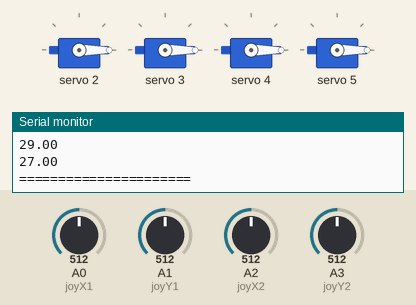
This sketch was run on a simulated Arduino Uno, built with avr-gcc and run on an emulated ATmega328P. Parts: 4 × servo, the last lines printed to the serial monitor. The test bench sets the inputs (shaded band); at power-on: A0 (joyX1) = 512, A1 (joyY1) = 512, A2 (joyX2) = 512, A3 (joyY2) = 512.

Above: at 2.2 s.
2.3 s: A0 (joyX1) set to 992
At 3.55 s:
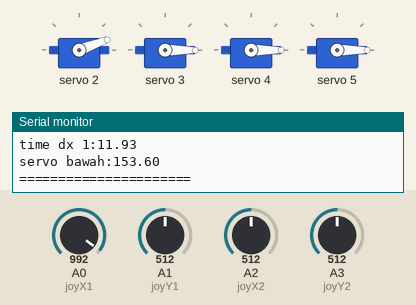
5.3 s: A1 (joyY1) set to 716
At 5.3 s:
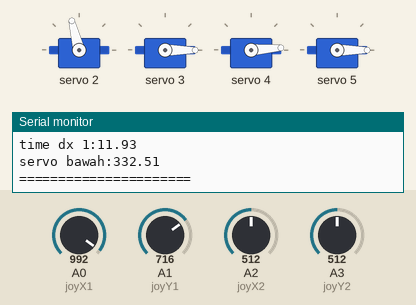
8.3 s: A2 (joyX2) set to 716
11.3 s: A3 (joyY2) set to 716
14.3 s: A1 (joyY1) set to 30
At 15.49 s:
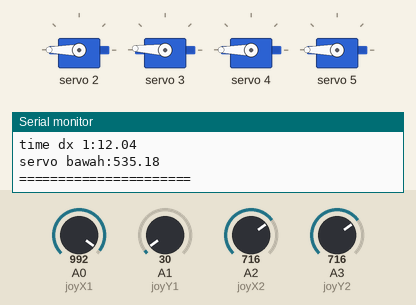
17.3 s: A0 (joyX1) set to 30
At 18.43 s:
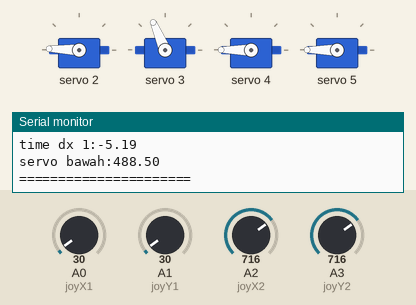
Timing chart, 0 to 23.4 s (numbered marks = the images above; inputs shaded):
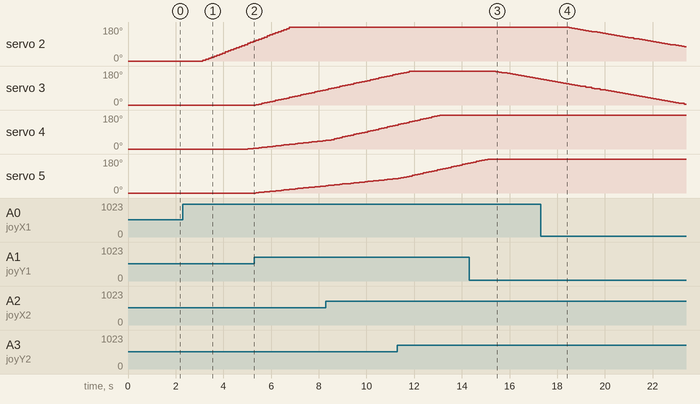

The sketch:

Technoskill.ino
```cpp
#include <Wire.h>
#include <Adafruit_PWMServoDriver.h>

Adafruit_PWMServoDriver driver = Adafruit_PWMServoDriver();

#define servo1 2 // Rotasi Bawah
#define servo2 3 // Capit
#define servo3 4 // Kiri (diliat dari belakang)
#define servo4 5 // Kanan (diliat dari belakang)

unsigned long startTime = millis();
float time_dif = 0;

const int joyX1 = A0;
const int joyY1 = A1;
const int joyX2 = A2;
const int joyY2 = A3;

float joyvalX1;
float joyvalY1;
float joyvalX2;
float joyvalY2;

float start_degree_1 = 0; // HARUS DIGANTI TERLEBIH DAHULU
float start_degree_2 = 0; // HARUS DIGANTI TERLEBIH DAHULU
float start_degree_3 = 0; // HARUS DIGANTI TERLEBIH DAHULU
float start_degree_4 = 0; // HARUS DIGANTI TERLEBIH DAHULU

float current_deg_servo_1;
float current_deg_servo_2;
float current_deg_servo_3;
float current_deg_servo_4;

const int mapping[4][2] = {
  {110,525}, // Dimapping dulu
  {100,535}, // Dimapping dulu
  {100,535}, // Dimapping dulu untuk kirir
  {100,535} // Dimapping dulu
};

void setup() {
  Serial.begin(9600);
  driver.begin();
  driver.setPWMFreq(50);

  //driver.setPWM(servo1, 0, start_degree_1);
  //driver.setPWM(servo2, 0, start_degree_2);
  //driver.setPWM(servo3, 0, start_degree_3);
  //driver.setPWM(servo4, 0, start_degree_4);

  current_deg_servo_1 = start_degree_1;
  current_deg_servo_2 = start_degree_2;
  current_deg_servo_3 = start_degree_3;
  current_deg_servo_4 = start_degree_4;

  delay(1000);

  startTime = millis();
}
void loop(){
    unsigned long currentTime = millis();
    joyvalX1 = analogRead(joyX1);

    // Kalibrasi Joystick X
    joyvalX1 += 12;

    joyvalX1 = map(joyvalX1, 00, 658, -50, 50);
    Serial.println("======================");
    Serial.println(joyvalX1);


    joyvalY1 = analogRead(joyY1);
    joyvalY1 = map(joyvalY1, 00, 658, -50, 50);
    Serial.println(joyvalY1);

    joyvalX2 = analogRead(joyX2);

    // Kalibrasi Joystick X
    joyvalX2 += 12;

    joyvalX2 = map(joyvalX2, 00, 658, -50, 50);
    Serial.println("======================");
    //Serial.println(joyvalX2);

    joyvalY2 = analogRead(joyY2);
    joyvalY2 = map(joyvalY2, 00, 658, -50, 50);
    //Serial.println(joyvalY2);

    time_dif = float(currentTime - startTime)/1000;

    float dx1 = joyvalX1 * time_dif;
    float dy1 = joyvalY1 * time_dif;
    float dx2 = joyvalX2 * time_dif;
    float dy2 = joyvalY2 * time_dif;

    if((current_deg_servo_1 >= mapping[0][0] && current_deg_servo_1 < mapping[0][1]) || (current_deg_servo_1 > mapping[0][1] && joyvalX1 < 0) || (current_deg_servo_1 < mapping[0][0] && joyvalX1 > 0)) {
      current_deg_servo_1 = current_deg_servo_1 + dx1;
    }

    delay(20);

    if((current_deg_servo_2 >= mapping[1][0] && current_deg_servo_2 < mapping[1][1]) || (current_deg_servo_2 > mapping[1][1] && joyvalY1 < 0) || (current_deg_servo_2 < mapping[1][0] && joyvalY1 > 0)) {
      current_deg_servo_2 = current_deg_servo_2 + dy1;
    }

    delay(20);

    if((current_deg_servo_3 >= mapping[2][0] && current_deg_servo_3 < mapping[2][1]) || (current_deg_servo_3 > mapping[2][1] && joyvalX2 < 0) || (current_deg_servo_3 < mapping[2][0] && joyvalX2 > 0)){
      current_deg_servo_3 = current_deg_servo_3 + dx2;
    }

    delay(20);

    if((current_deg_servo_4 >= mapping[3][0] && current_deg_servo_4 < mapping[3][1]) || (current_deg_servo_4 > mapping[3][1] && joyvalY2 < 0) || (current_deg_servo_4 < mapping[3][0] && joyvalY2 > 0)) {
      current_deg_servo_4 = current_deg_servo_4 + dy2;
    }

    delay(20);

    Serial.println("time dx 1:" +String(dx1));
    Serial.println("servo bawah:" +String(current_deg_servo_1));
    driver.setPWM(servo1, 0, current_deg_servo_1);
    driver.setPWM(servo2, 0, current_deg_servo_2);
    driver.setPWM(servo3, 0, current_deg_servo_3);
    driver.setPWM(servo4, 0, current_deg_servo_4);

    startTime = currentTime;


}
```

Measured:
- after the input at 14.3 s, servo 3: moves from 180° to 139° over 1.8 s, starting after 1.1 s
- after the input at 17.3 s, servo 2: moves from 180° to 75° over 5.0 s, starting after 1.1 s
